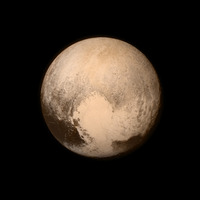
#> input picture images/pluto.jpg, 200 x 200 px
$ python 45_ApplyColorMap_for_Pseudocoloring.py
#> lines starting #> are read from the running program, lines starting #| are printed output that depends on the picture
"""
Apply color map for pseudocoloring
Original url：
https://www.learnopencv.com/applycolormap-for-pseudocoloring-in-opencv-c-python/

Lower grayscale values are replaced by colors to the left of the scale while higher grayscale values are to the right of the scale.
"""

# Import the packages
import cv2
import numpy as np


def applyCustomColorMap(im_gray):

    lut = np.zeros((256, 1, 3), dtype=np.uint8)

    lut[:, 0, 0] = [255, 255, 255, 255, 255, 255, 255, 255, 255, 255, 255, 255, 255, 255, 255, 255, 255, 255, 255, 255, 255, 255, 255, 255, 255, 255, 255, 255, 255, 255, 255, 255, 255, 255, 255, 255, 255, 255, 255, 255, 255, 255, 255, 255, 255, 255, 255, 255, 255, 255, 255, 255, 255, 255, 255, 255, 255, 255, 255, 255, 255, 255, 255, 255, 255, 253, 251, 249, 247, 245, 242, 241, 238, 237, 235, 233, 231, 229, 227, 225, 223, 221, 219, 217, 215, 213, 211, 209, 207, 205, 203, 201, 199, 197, 195, 193, 191, 189, 187, 185, 183, 181, 179, 177, 175, 173, 171, 169,
                    167, 165, 163, 161, 159, 157, 155, 153, 151, 149, 147, 145, 143, 141, 138, 136, 134, 132, 131, 129, 126, 125, 122, 121, 118, 116, 115, 113, 111, 109, 107, 105, 102, 100, 98, 97, 94, 93, 91, 89, 87, 84, 83, 81, 79, 77, 75, 73, 70, 68, 66, 64, 63, 61, 59, 57, 54, 52, 51, 49, 47, 44, 42, 40, 39, 37, 34, 33, 31, 29, 27, 25, 22, 20, 18, 17, 14, 13, 11, 9, 6, 4, 2, 0, 0, 0, 0, 0, 0, 0, 0, 0, 0, 0, 0, 0, 0, 0, 0, 0, 0, 0, 0, 0, 0, 0, 0, 0, 0, 0, 0, 0, 0, 0, 0, 0, 0, 0, 0, 0, 0, 0, 0, 0, 0, 0, 0, 0, 0, 0, 0, 0, 0, 0, 0, 0, 0, 0, 0, 0, 0, 0, 0, 0, 0, 0, 0, 0]

    lut[:, 0, 1] = [255, 255, 255, 255, 255, 255, 255, 255, 255, 255, 255, 255, 255, 255, 255, 255, 255, 255, 255, 255, 255, 255, 255, 255, 255, 255, 255, 255, 255, 255, 255, 255, 255, 255, 255, 255, 255, 255, 255, 255, 255, 255, 255, 255, 255, 255, 255, 255, 255, 255, 255, 255, 255, 255, 255, 255, 255, 255, 255, 255, 255, 255, 255, 255, 255, 255, 255, 255, 255, 255, 255, 255, 255, 255, 255, 255, 255, 255, 255, 255, 255, 255, 255, 255, 255, 255, 255, 255, 255, 255, 255, 255, 255, 255, 255, 255, 255, 255, 255, 255, 255, 255, 255, 255, 255, 255, 255, 255, 255, 255, 255, 255, 255, 255, 255, 255, 255, 255, 255, 255, 255,
                    255, 255, 255, 255, 255, 255, 255, 254, 252, 250, 248, 246, 244, 242, 240, 238, 236, 234, 232, 230, 228, 226, 224, 222, 220, 218, 216, 214, 212, 210, 208, 206, 204, 202, 200, 198, 196, 194, 192, 190, 188, 186, 184, 182, 180, 178, 176, 174, 171, 169, 167, 165, 163, 161, 159, 157, 155, 153, 151, 149, 147, 145, 143, 141, 139, 137, 135, 133, 131, 129, 127, 125, 123, 121, 119, 117, 115, 113, 111, 109, 107, 105, 103, 101, 99, 97, 95, 93, 91, 89, 87, 85, 83, 82, 80, 78, 76, 74, 72, 70, 68, 66, 64, 62, 60, 58, 56, 54, 52, 50, 48, 46, 44, 42, 40, 38, 36, 34, 32, 30, 28, 26, 24, 22, 20, 18, 16, 14, 12, 10, 8, 6, 4, 2, 0]

    lut[:, 0, 2] = [195, 194, 193, 191, 190, 189, 188, 187, 186, 185, 184, 183, 182, 181, 179, 178, 177, 176, 175, 174, 173, 172, 171, 170, 169, 167, 166, 165, 164, 163, 162, 161, 160, 159, 158, 157, 155, 154, 153, 152, 151, 150, 149, 148, 147, 146, 145, 143, 142, 141, 140, 139, 138, 137, 136, 135, 134, 133, 131, 130, 129, 128, 127, 126, 125, 125, 125, 125, 125, 125, 125, 125, 125, 125, 125, 125, 125, 126, 126, 126, 126, 126, 126, 126, 126, 126, 126, 126, 126, 126, 126, 126, 126, 126, 126, 126, 126, 126, 126, 126, 126, 126, 126, 126, 126, 126, 126, 126, 126, 126, 126, 126, 126, 126, 126, 126, 126, 126, 126, 127, 127, 127, 127, 127, 127, 127, 127,
                    127, 127, 127, 127, 127, 127, 127, 127, 127, 127, 127, 127, 127, 127, 127, 127, 127, 127, 127, 127, 127, 127, 127, 127, 127, 127, 127, 127, 127, 127, 127, 127, 127, 127, 127, 127, 127, 127, 127, 127, 127, 127, 127, 127, 127, 127, 127, 127, 127, 127, 127, 127, 127, 127, 127, 127, 127, 127, 127, 127, 127, 127, 127, 127, 127, 127, 127, 127, 127, 127, 127, 127, 127, 127, 127, 127, 127, 127, 127, 127, 127, 127, 127, 127, 126, 126, 126, 126, 126, 126, 126, 126, 126, 126, 126, 126, 126, 126, 126, 126, 126, 126, 126, 126, 126, 126, 126, 126, 126, 126, 126, 126, 126, 126, 126, 126, 126, 126, 126, 126, 126, 126, 126, 126, 126, 126, 126, 126, 126]

    im_color = cv2.LUT(im_gray, lut)

    return im_color


# Read the image
im_gray = cv2.imread("./images/pluto.jpg", cv2.IMREAD_GRAYSCALE)
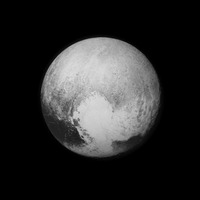
#> im_gray: shape (200, 200); min 0, max 222, mean 42.5

# Apply color map to the image
im_color = cv2.applyColorMap(im_gray, cv2.COLORMAP_JET)
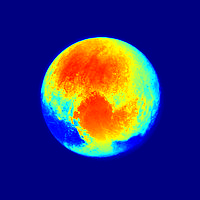
#> im_color: shape (200, 200, 3); mean B, G, R 115.1, 48, 50.3
im_BGR = cv2.cvtColor(im_gray, cv2.COLOR_GRAY2BGR)
im_custom_color = applyCustomColorMap(im_BGR)
#> in applyCustomColorMap, `im_color = cv2.LUT(im_gray, lut)`:
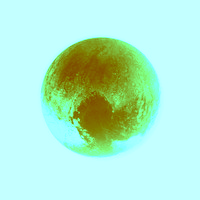
#> im_color: shape (200, 200, 3); mean B, G, R 207.3, 235.2, 175.9

# Show the image
cv2.imshow("Gray", im_gray)
cv2.imshow("Color", im_color)
cv2.imshow("Custom Image", im_custom_color)

# Wait until a key pressed
cv2.waitKey(0)

# Destroy all the windows opened before
cv2.destroyAllWindows()
